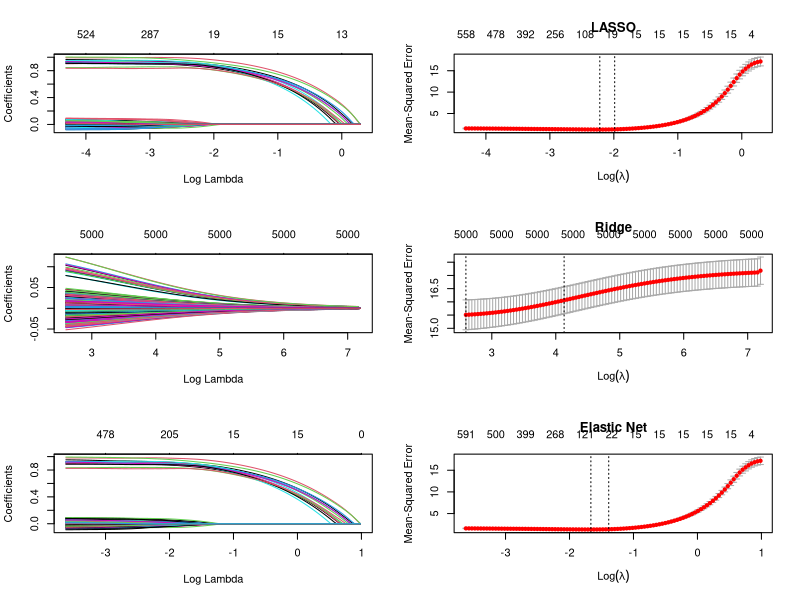

The R source for this figure:
library(MASS)  # Package needed to generate correlated precictors
library(glmnet)  # Package to fit ridge/lasso/elastic net models
## Loading required package: Matrix
## Loaded glmnet 1.9-8
# Generate data
set.seed(19875)  # Set seed for reproducibility
n <- 1000  # Number of observations
p <- 5000  # Number of predictors included in model
real_p <- 15  # Number of true predictors
x <- matrix(rnorm(n*p), nrow=n, ncol=p)
y <- apply(x[,1:real_p], 1, sum) + rnorm(n)

# Split data into train (2/3) and test (1/3) sets
train_rows <- sample(1:n, .66*n)
x.train <- x[train_rows, ]
x.test <- x[-train_rows, ]

y.train <- y[train_rows]
y.test <- y[-train_rows]
# Fit models 
# (For plots on left):
fit.lasso <- glmnet(x.train, y.train, family="gaussian", alpha=1)
fit.ridge <- glmnet(x.train, y.train, family="gaussian", alpha=0) #this is actually Linear
fit.elnet <- glmnet(x.train, y.train, family="gaussian", alpha=.5)
for (i in 0:10) {
 assign(paste("fit", i, sep=""), cv.glmnet(x.train, y.train, type.measure="mse", 
                                          alpha=i/10,family="gaussian"))
}
par(mfrow=c(3,2))
# For plotting options, type '?plot.glmnet' in R console
plot(fit.lasso, xvar="lambda")
plot(fit10, main="LASSO")

plot(fit.ridge, xvar="lambda")
plot(fit0, main="Ridge")

plot(fit.elnet, xvar="lambda")
plot(fit5, main="Elastic Net")

yhat0 <- predict(fit0, s=fit0$lambda.1se, newx=x.test)
yhat1 <- predict(fit1, s=fit1$lambda.1se, newx=x.test)
yhat2 <- predict(fit2, s=fit2$lambda.1se, newx=x.test)
yhat3 <- predict(fit3, s=fit3$lambda.1se, newx=x.test)
yhat4 <- predict(fit4, s=fit4$lambda.1se, newx=x.test)
yhat5 <- predict(fit5, s=fit5$lambda.1se, newx=x.test)
yhat6 <- predict(fit6, s=fit6$lambda.1se, newx=x.test)
yhat7 <- predict(fit7, s=fit7$lambda.1se, newx=x.test)
yhat8 <- predict(fit8, s=fit8$lambda.1se, newx=x.test)
yhat9 <- predict(fit9, s=fit9$lambda.1se, newx=x.test)
yhat10 <- predict(fit10, s=fit10$lambda.1se, newx=x.test)

mse0 <- mean((y.test - yhat0)^2)
mse1 <- mean((y.test - yhat1)^2)
mse2 <- mean((y.test - yhat2)^2)
mse3 <- mean((y.test - yhat3)^2)
mse4 <- mean((y.test - yhat4)^2)
mse5 <- mean((y.test - yhat5)^2)
mse6 <- mean((y.test - yhat6)^2)
mse7 <- mean((y.test - yhat7)^2)
mse8 <- mean((y.test - yhat8)^2)
mse9 <- mean((y.test - yhat9)^2)
mse10 <- mean((y.test - yhat10)^2)

for(i in seq(1:10))
{
  paste("mse",i,sep="")
}
